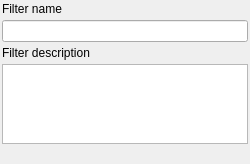
<?xml version="1.0" encoding="UTF-8"?>
<ui version="4.0">
 <class>paramWidget</class>
 <widget class="QWidget" name="paramWidget">
  <property name="geometry">
   <rect>
    <x>0</x>
    <y>0</y>
    <width>250</width>
    <height>164</height>
   </rect>
  </property>
  <property name="windowTitle">
   <string>Form</string>
  </property>
  <layout class="QVBoxLayout" name="verticalLayout" stretch="0,1">
   <property name="spacing">
    <number>2</number>
   </property>
   <property name="margin">
    <number>2</number>
   </property>
   <item>
    <layout class="QVBoxLayout" name="verticalLayout_2">
     <property name="spacing">
      <number>4</number>
     </property>
     <item>
      <widget class="QLabel" name="label">
       <property name="text">
        <string>Filter name</string>
       </property>
       <property name="alignment">
        <set>Qt::AlignLeading|Qt::AlignLeft|Qt::AlignVCenter</set>
       </property>
      </widget>
     </item>
     <item>
      <widget class="QLineEdit" name="filtername_lineEdit">
       <property name="sizePolicy">
        <sizepolicy hsizetype="Preferred" vsizetype="Fixed">
         <horstretch>0</horstretch>
         <verstretch>0</verstretch>
        </sizepolicy>
       </property>
      </widget>
     </item>
     <item>
      <widget class="QLabel" name="label_2">
       <property name="text">
        <string>Filter description</string>
       </property>
      </widget>
     </item>
     <item>
      <widget class="QPlainTextEdit" name="description_plainTextEdit">
       <property name="maximumSize">
        <size>
         <width>16777215</width>
         <height>80</height>
        </size>
       </property>
      </widget>
     </item>
    </layout>
   </item>
   <item>
    <spacer name="verticalSpacer">
     <property name="orientation">
      <enum>Qt::Vertical</enum>
     </property>
     <property name="sizeHint" stdset="0">
      <size>
       <width>10</width>
       <height>10</height>
      </size>
     </property>
    </spacer>
   </item>
  </layout>
 </widget>
 <resources/>
 <connections/>
</ui>
